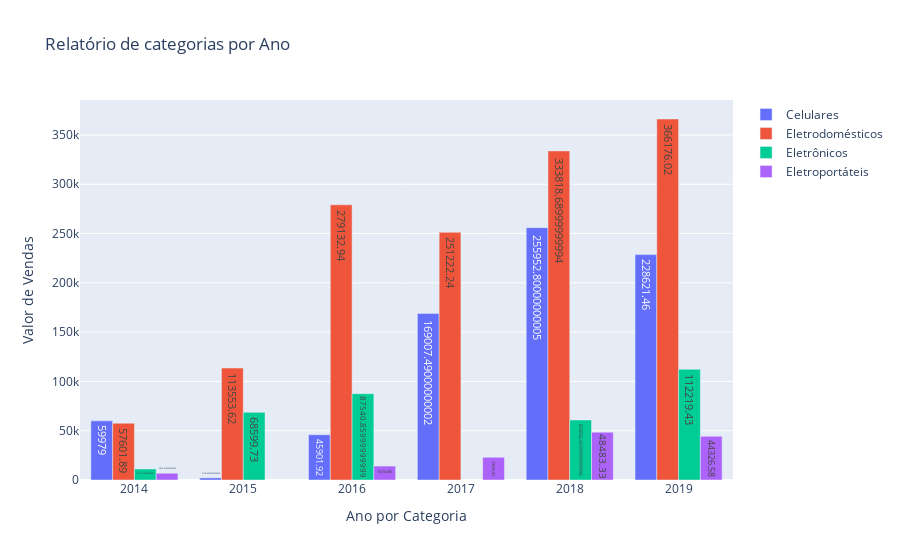

Notebook cell for this chart:
### Code cell
# Relatório de ano por categoria

dataset_original=pd.read_csv('Vendas.csv',sep=';',encoding='latin-1',decimal=",") #decimal converte a virgula em ponto

def somarx(unico):
    ab=0
    #print('somarx',vano,vcateg)
    datasetxx=dataset1.loc[dataset1['unico']==unico ]
    #datasetxx2=datasetxx.loc[datasetxx['Categoria']==vcateg]    
    ab=datasetxx['ValorVenda'].sum()
    #print(ab)
    #somavalor=float(ab[0])
    #somavalor=float(ab[0])
    return ab #somavalor


dataset1=dataset_original.copy() # dataset geral

dataset1['Data Venda']=pd.to_datetime(dataset1['Data Venda'],format='%d/%m/%Y') #Converter o campo em data


#dataset1['ano']=dt.datetime.strptime(dataset1['Data Venda'],'%Y')
dataset1['ano']=dataset1['Data Venda'].dt.year
dataset1['mes']=dataset1['Data Venda'].dt.month


dataset1 = dataset1.astype({'ano': str, 'mes': str})
dataset1['unico']=dataset1['ano']+dataset1['Categoria']


dataset_ano=dataset1.drop_duplicates(subset=['ano','Categoria'])

#Retira os duplicados
dataset_novo=dataset1.drop_duplicates(subset=['ano','Categoria'])


#Criar total de vendas de ano por categoria
dataset_novo['tot_vendas_ano_cat']=dataset_novo['unico'].apply(somarx)
dataset_novo1=dataset_novo.sort_values(['ano'])


ds = dataset_novo1['ano']
portfolios=dataset_novo1['Categoria'].unique().tolist()
statuses = dataset_novo1['ano'].unique().tolist()
print()
print(statuses)
print()

data=[]

for portfolio in portfolios:
    df_temp=dataset_novo1.loc[dataset_novo1['Categoria']==portfolio].copy()
    df1=df_temp # categorias por anos
    
    ds=df_temp['ano']
    count = df_temp['tot_vendas_ano_cat']
    status = df_temp['tot_vendas_ano_cat']
    status_df = pd.DataFrame({'ano': df_temp['ano'],'Valor':count})
    #status_df = pd.DataFrame({'ano':status.index,'percentage':status.values})
    trace1=go.Bar(x=status_df['ano'],y=status_df['Valor'],name=portfolio,text=status.values)
    data.append(trace1)
 
   
    del df_temp
    

layout = go.Layout(
    title='Relatório de categorias por Ano',
    barmode='group',
     xaxis=dict(title='Ano por Categoria'),yaxis=dict(title='Valor de Vendas'))

fig = go.Figure(data=data, layout=layout)
fig.show()

### Figure 1 — Plotly figure (JSON) as saved in the notebook; plotly's stock layout.template omitted (floating-point values rounded to 4 significant figures)
{"data": [{"name": "Celulares", "text": [59979, 2139.0, 45900.0, 169000.0, 256000.0, 228600.0], "type": "bar", "x": ["2014", "2015", "2016", "2017", "2018", "2019"], "y": [59979, 2139.0, 45900.0, 169000.0, 256000.0, 228600.0]}, {"name": "Eletrodomésticos", "text": [57600.0, 113600.0, 279100.0, 251200.0, 333800.0, 366200.0], "type": "bar", "x": ["2014", "2015", "2016", "2017", "2018", "2019"], "y": [57600.0, 113600.0, 279100.0, 251200.0, 333800.0, 366200.0]}, {"name": "Eletrônicos", "text": [11170.0, 68600.0, 87540.0, 60860.0, 112200.0], "type": "bar", "x": ["2014", "2015", "2016", "2018", "2019"], "y": [11170.0, 68600.0, 87540.0, 60860.0, 112200.0]}, {"name": "Eletroportáteis", "text": [6878.0, 14150.0, 23060.0, 48480.0, 44330.0], "type": "bar", "x": ["2014", "2016", "2017", "2018", "2019"], "y": [6878.0, 14150.0, 23060.0, 48480.0, 44330.0]}], "layout": {"barmode": "group", "title": {"text": "Relatório de categorias por Ano"}, "xaxis": {"title": {"text": "Ano por Categoria"}}, "yaxis": {"title": {"text": "Valor de Vendas"}}}}
